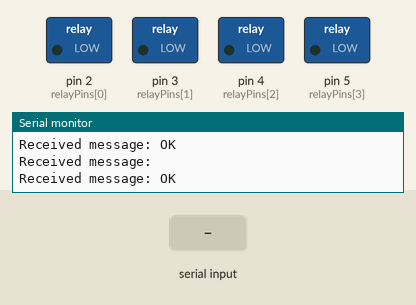
The sketch below on a simulated Arduino Uno, built with avr-gcc and run on an emulated ATmega328P. Parts: switched loads named in the sketch (green lamp = pin HIGH), the last lines printed to the serial monitor. Inputs (shaded band) come from the test bench. The modem accepts every AT command (registered, SIM ready, sends succeed) and sends nothing else.

Above: at 4.2 s.
4.3 s: "RELAY1=ON\n" received over the second serial link
At 5.3 s:
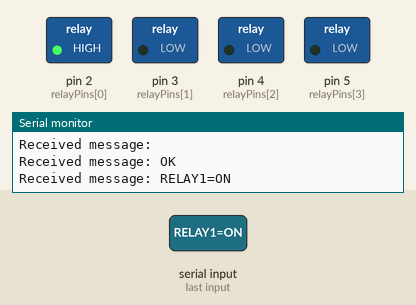
8.8 s: "RELAY2=ON\n" received over the second serial link
At 10.0 s:
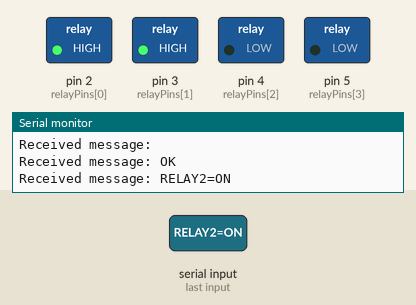
Timing chart, 0 to 11.8 s (numbered marks = the images above; inputs shaded):
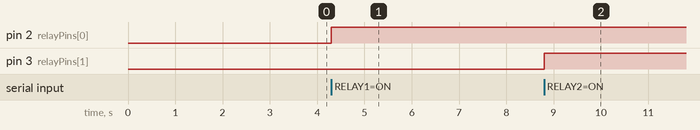

Measured:
- after the input at 4.3 s, pin 2 (relayPins[0]): LOW → HIGH at once
- after the input at 8.8 s, pin 3 (relayPins[1]): LOW → HIGH at once

The sketch:

CODE_SIM_900A.ino
```cpp
#include <SoftwareSerial.h>

SoftwareSerial sim900a(7, 8); // RX, TX pins for SIM900A
int relayPins[] = {2, 3, 4, 5}; // Digital pins for controlling relays
String authorizedPhoneNumber = "+84339219366"; // Số điện thoại được ủy quyền

void setup() {
  Serial.begin(9600); // Kết nối với Serial Monitor
  sim900a.begin(9600);

  Serial.println("Starting communication with SIM900A...");
  delay(1000);

  for (int i = 0; i < 4; i++) {
    pinMode(relayPins[i], OUTPUT);
    digitalWrite(relayPins[i], LOW);
  }

  // Cấu hình SIM900A để nhận tin nhắn SMS
  sim900a.println("AT+CMGF=1"); // Chọn chế độ văn bản
  delay(1000);
  sim900a.println("AT+CNMI=2,2,0,0,0"); // Cấu hình để nhận tin nhắn tức thì
  delay(1000);
}

void loop() {
  if (sim900a.available()) {
    String message = sim900a.readStringUntil('\n');
    message.trim();
    Serial.println("Received message: " + message);

    if (message.startsWith("RELAY1=ON")) {
      digitalWrite(relayPins[0], HIGH); // Bật relay 1
      sim900a.println("Relay 1 is ON.");
      sendSMS("Relay 1 is ON.");
    } else if (message.startsWith("RELAY1=OFF")) {
      digitalWrite(relayPins[0], LOW); // Tắt relay 1
      sim900a.println("Relay 1 is OFF.");
      sendSMS("Relay 1 is OFF.");
    } else if (message.startsWith("RELAY2=ON")) {
      digitalWrite(relayPins[1], HIGH); // Bật relay 2
      sim900a.println("Relay 2 is ON.");
      sendSMS("Relay 2 is ON.");
    } else if (message.startsWith("RELAY2=OFF")) {
      digitalWrite(relayPins[1], LOW); // Tắt relay 2
      sim900a.println("Relay 2 is OFF.");
      sendSMS("Relay 2 is OFF.");
    } else if (message.startsWith("RELAY3=ON")) {
      digitalWrite(relayPins[2], HIGH); // Bật relay 3
      sim900a.println("Relay 3 is ON.");
      sendSMS("Relay 3 is ON.");
    } else if (message.startsWith("RELAY3=OFF")) {
      digitalWrite(relayPins[2], LOW); // Tắt relay 3
      sim900a.println("Relay 3 is OFF.");
      sendSMS("Relay 3 is OFF.");
    } else if (message.startsWith("RELAY4=ON")) {
      digitalWrite(relayPins[3], HIGH); // Bật relay 4
      sim900a.println("Relay 4 is ON.");
      sendSMS("Relay 4 is ON.");
    } else if (message.startsWith("RELAY4=OFF")) {
      digitalWrite(relayPins[3], LOW); // Tắt relay 4
      sim900a.println("Relay 4 is OFF.");
      sendSMS("Relay 4 is OFF.");
    }
  }
}

void sendSMS(String message) {
  sim900a.println("AT+CMGF=1"); // Chọn chế độ văn bản
  delay(1000);
  sim900a.println("AT+CMGS=\"" + authorizedPhoneNumber + "\""); // Gửi tin nhắn đến số điện thoại ủy quyền
  delay(1000);
  sim900a.print(message);
  sim900a.print((char)26); // Gửi dấu CTRL+Z để kết thúc tin nhắn
  delay(1000);
}
```
